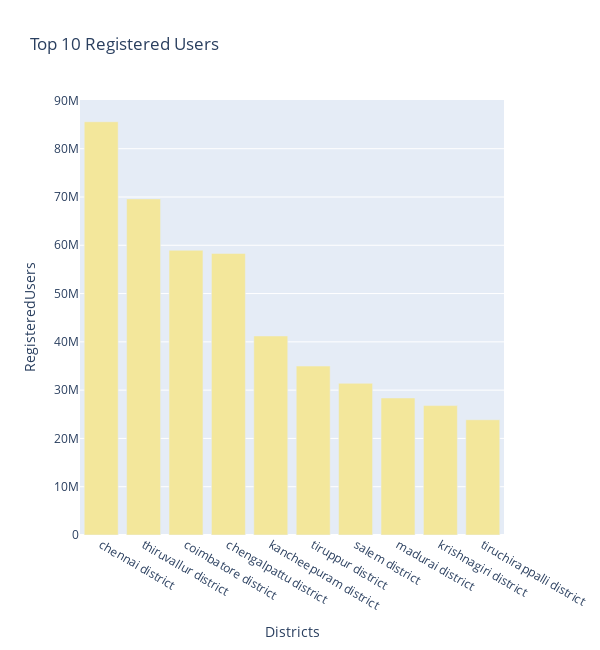
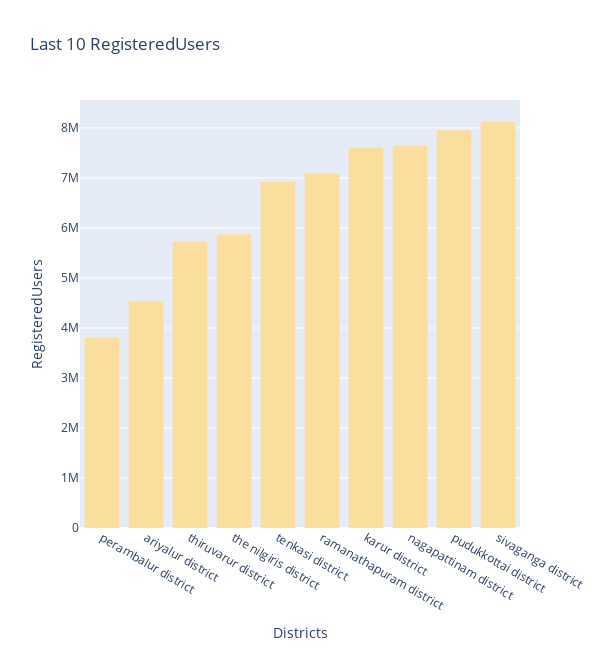
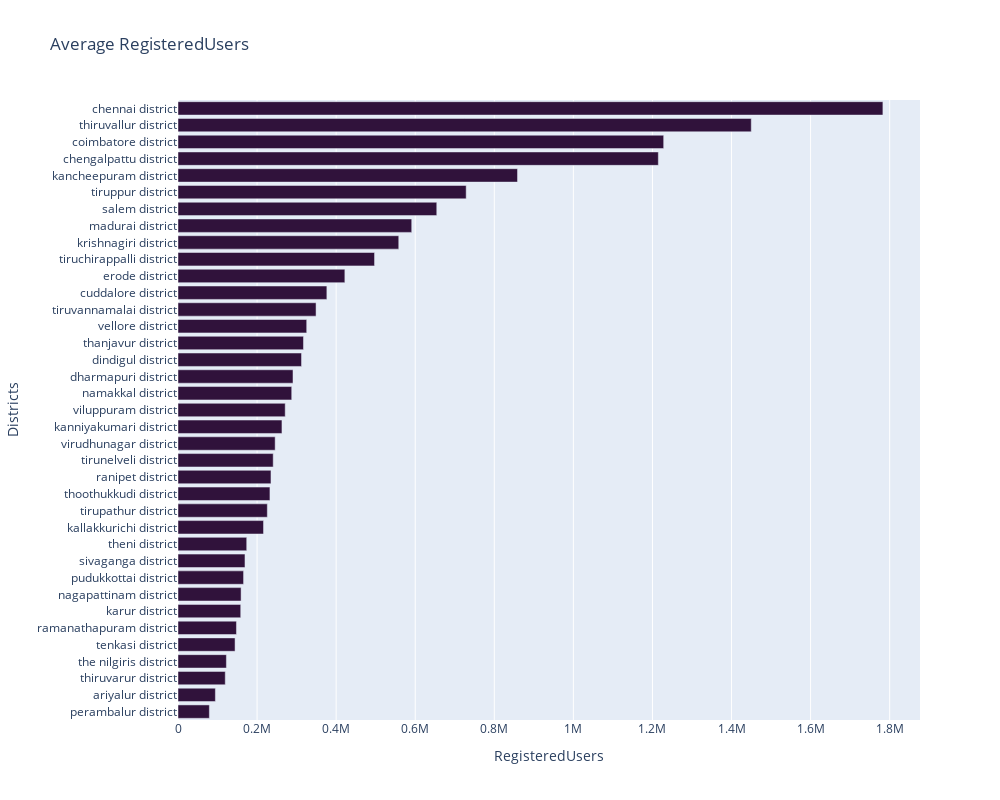

The notebook cell these images were saved under, in order:
### Code cell
Top_Chart_Registered_User("Map_user", "Tamil Nadu")

### Figure 1 — Plotly figure (JSON) as saved in the notebook; plotly's stock layout.template omitted (floating-point values rounded to 4 significant figures)
{"data": [{"alignmentgroup": "True", "hovertemplate": "<b>%{hovertext}</b><br><br>Districts=%{x}<br>RegisteredUsers=%{y}<extra></extra>", "hovertext": ["chennai district", "thiruvallur district", "coimbatore district", "chengalpattu district", "kancheepuram district", "tiruppur district", "salem district", "madurai district", "krishnagiri district", "tiruchirappalli district"], "legendgroup": "", "marker": {"color": "rgb(243, 231, 155)", "pattern": {"shape": ""}}, "name": "", "offsetgroup": "", "orientation": "v", "showlegend": false, "textposition": "auto", "type": "bar", "x": ["chennai district", "thiruvallur district", "coimbatore district", "chengalpattu district", "kancheepuram district", "tiruppur district", "salem district", "madurai district", "krishnagiri district", "tiruchirappalli district"], "xaxis": "x", "y": [85578832, 69596732, 58964092, 58316224, 41219346, 34987078, 31415782, 28374964, 26802038, 23860560], "yaxis": "y"}], "layout": {"barmode": "relative", "height": 650, "legend": {"tracegroupgap": 0}, "title": {"text": "Top 10 Registered Users"}, "width": 600, "xaxis": {"anchor": "y", "domain": [0, 1], "title": {"text": "Districts"}}, "yaxis": {"anchor": "x", "domain": [0, 1], "title": {"text": "RegisteredUsers"}}}}

### Figure 2 — Plotly figure (JSON) as saved in the notebook; plotly's stock layout.template omitted (floating-point values rounded to 4 significant figures)
{"data": [{"alignmentgroup": "True", "hovertemplate": "<b>%{hovertext}</b><br><br>Districts=%{x}<br>RegisteredUsers=%{y}<extra></extra>", "hovertext": ["perambalur district", "ariyalur district", "thiruvarur district", "the nilgiris district", "tenkasi district", "ramanathapuram district", "karur district", "nagapattinam district", "pudukkottai district", "sivaganga district"], "legendgroup": "", "marker": {"color": "rgb(252, 222, 156)", "pattern": {"shape": ""}}, "name": "", "offsetgroup": "", "orientation": "v", "showlegend": false, "textposition": "auto", "type": "bar", "x": ["perambalur district", "ariyalur district", "thiruvarur district", "the nilgiris district", "tenkasi district", "ramanathapuram district", "karur district", "nagapattinam district", "pudukkottai district", "sivaganga district"], "xaxis": "x", "y": [3809038, 4539876, 5737060, 5876260, 6926082, 7097384, 7615628, 7658690, 7960492, 8131284], "yaxis": "y"}], "layout": {"barmode": "relative", "height": 650, "legend": {"tracegroupgap": 0}, "title": {"text": "Last 10 RegisteredUsers"}, "width": 600, "xaxis": {"anchor": "y", "domain": [0, 1], "title": {"text": "Districts"}}, "yaxis": {"anchor": "x", "domain": [0, 1], "title": {"text": "RegisteredUsers"}}}}

### Figure 3 — Plotly figure (JSON) as saved in the notebook; plotly's stock layout.template omitted (floating-point values rounded to 4 significant figures)
{"data": [{"alignmentgroup": "True", "hovertemplate": "<b>%{hovertext}</b><br><br>RegisteredUsers=%{x}<br>Districts=%{y}<extra></extra>", "hovertext": ["perambalur district", "ariyalur district", "thiruvarur district", "the nilgiris district", "tenkasi district", "ramanathapuram district", "karur district", "nagapattinam district", "pudukkottai district", "sivaganga district", "theni district", "kallakkurichi district", "tirupathur district", "thoothukkudi district", "ranipet district", "tirunelveli district", "virudhunagar district", "kanniyakumari district", "viluppuram district", "namakkal district", "dharmapuri district", "dindigul district", "thanjavur district", "vellore district", "tiruvannamalai district", "cuddalore district", "erode district", "tiruchirappalli district", "krishnagiri district", "madurai district", "salem district", "tiruppur district", "kancheepuram district", "chengalpattu district", "coimbatore district", "thiruvallur district", "chennai district"], "legendgroup": "", "marker": {"color": "#30123b", "pattern": {"shape": ""}}, "name": "", "offsetgroup": "", "orientation": "h", "showlegend": false, "textposition": "auto", "type": "bar", "x": [79350.0, 94580.0, 119500.0, 122400.0, 144300.0, 147900.0, 158700.0, 159600.0, 165800.0, 169400.0, 173800.0, 216300.0, 226000.0, 232500.0, 235100.0, 240800.0, 245700.0, 262900.0, 271200.0, 287600.0, 290900.0, 312500.0, 317300.0, 325600.0, 349200.0, 376500.0, 422000.0, 497095, 558400.0, 591100.0, 654500.0, 728900.0, 858700.0, 1215000.0, 1228000.0, 1450000.0, 1783000.0], "xaxis": "x", "y": ["perambalur district", "ariyalur district", "thiruvarur district", "the nilgiris district", "tenkasi district", "ramanathapuram district", "karur district", "nagapattinam district", "pudukkottai district", "sivaganga district", "theni district", "kallakkurichi district", "tirupathur district", "thoothukkudi district", "ranipet district", "tirunelveli district", "virudhunagar district", "kanniyakumari district", "viluppuram district", "namakkal district", "dharmapuri district", "dindigul district", "thanjavur district", "vellore district", "tiruvannamalai district", "cuddalore district", "erode district", "tiruchirappalli district", "krishnagiri district", "madurai district", "salem district", "tiruppur district", "kancheepuram district", "chengalpattu district", "coimbatore district", "thiruvallur district", "chennai district"], "yaxis": "y"}], "layout": {"barmode": "relative", "height": 800, "legend": {"tracegroupgap": 0}, "title": {"text": "Average RegisteredUsers"}, "width": 1000, "xaxis": {"anchor": "y", "domain": [0, 1], "title": {"text": "RegisteredUsers"}}, "yaxis": {"anchor": "x", "domain": [0, 1], "title": {"text": "Districts"}}}}
